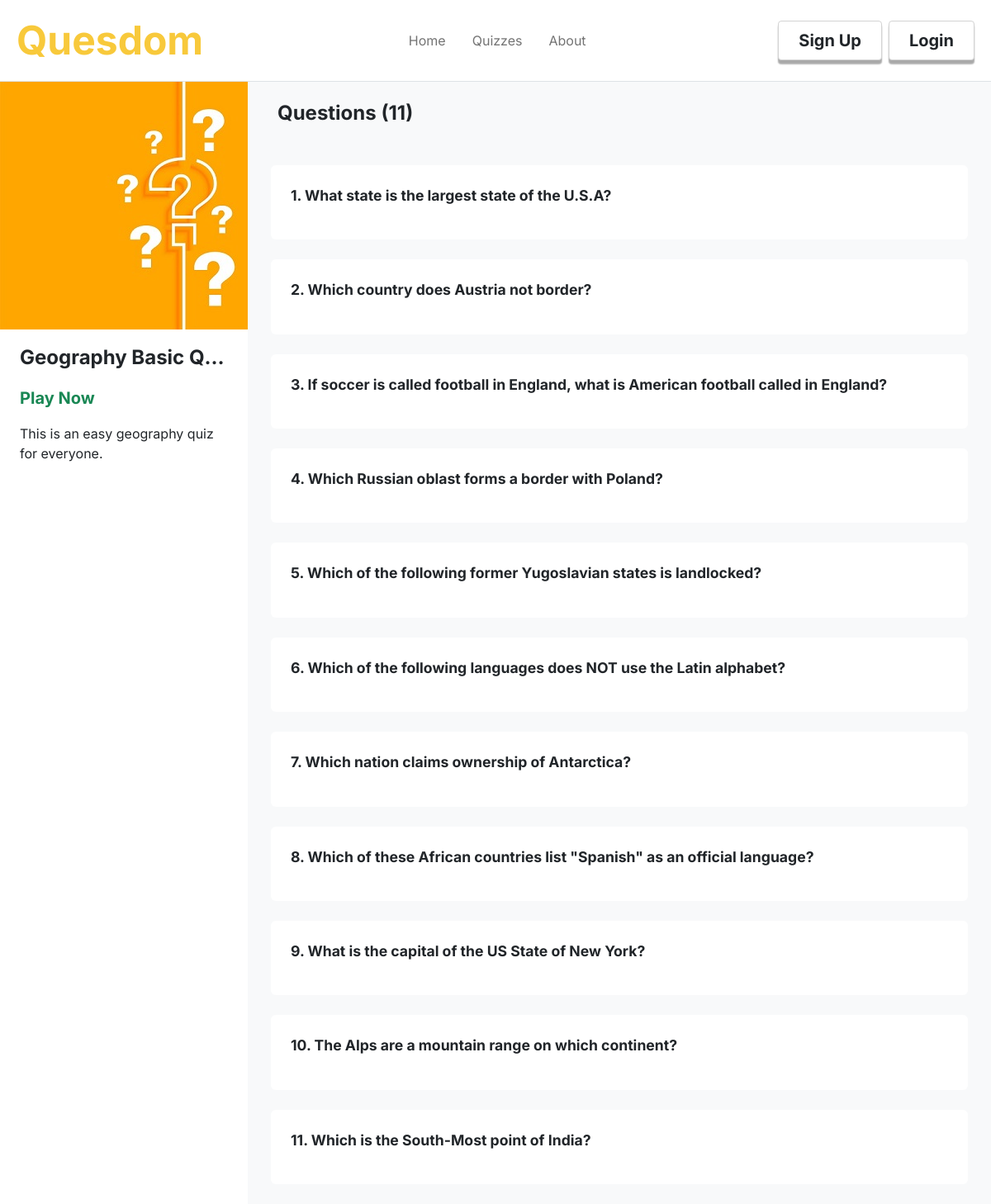
The page /quizdetails?quiz_id=5 on the database its author committed.
### quesdom/models.py (models this page shows, shortened)
class Quizzes(db.Model):
    id = db.Column(db.Integer, primary_key = True)
    quiz_title = db.Column(db.String(30), nullable= False)
    quiz_description = db.Column(db.String(200), nullable=False)
    quiz_category = db.Column(db.String(20), nullable=False)
    quiz_difficulty = db.Column(db.String(10), nullable=False)
    timed = db.Column(db.Boolean, nullable = False)
    date_created = db.Column(db.DateTime, nullable=False, default=datetime.utcnow)
    author = db.Column(db.Integer, db.ForeignKey('users.id'), nullable=False)
    created_by = db.relationship('Users',backref='created_by',lazy=True,overlaps="quizzes,quizzes")
    questions = db.relationship('Questions',backref='contains',cascade="all, delete-orphan",lazy=True)
    class_id = db.Column(db.Integer, db.ForeignKey('classrooms.id'), nullable=True)

class Questions(db.Model):
    id = db.Column(db.Integer, primary_key = True)
    question_statement = db.Column(db.String(200), nullable = False)
    choice_id = db.Column(db.Integer, db.ForeignKey('choices.id'), unique=True, nullable = False)
    quiz_id = db.Column(db.Integer, db.ForeignKey('quizzes.id'), nullable = False)
    duration = db.Column(db.Integer, nullable = False)
    choices = db.relationship('Choices',backref='choices',lazy=True)

### quesdom/routes.py (the view)
@app.route('/quizdetails')
def quizdetails():
    quiz = Quizzes.query.get(request.args.get('quiz_id'))
    questions = Questions.query.filter_by(quiz_id = quiz.id)
    return render_template('quizdetails.html',title='Quiz Details',questions = questions, quiz = quiz)

### quesdom/templates/quizdetails.html (shortened to what this page needs)
{%extends "quiz_details_layout.html"%}
{%block content%}
<div class="content-section m-0 row" style="box-sizing: border-box; width: 100vw; min-height: 100vh;">
    <div class="col-12 col-md-3 p-0">
        <div style="border-radius: 0.3rem; background-color: white;">
            <div class="img-section position-relative style="height: min-content; overflow: hidden;">
                <a href="{{url_for('allquizzes')}}" style="position: absolute; top: 0.3rem; left: 0.3rem;"><i class="bi fs-2 text-light bi-arrow-left-circle-fill"></i></a>
                    <img src="../static/quiz.jpg" class="img-fluid" style="width: 100%;"/>
            </div>
            <div class="text-section py-3 px-2 mx-3">
                <p class="fs-4 fw-bold" style="text-overflow:ellipsis; white-space: nowrap; overflow: hidden;">{{quiz.quiz_title}}</p>
                <div class="w-100 d-flex align-items-center justify-content-between">
                    <a href="{{url_for('playquiz',quiz_id = quiz.id)}}" class="fw-bold fs-5 text-success play-link">Play Now</a>
                </div>
                <div class="d-flex my-3">
                    {{quiz.quiz_description}}
                </div>
            </div>
        </div>
    </div>
    <div class="col-12 col-md-9 bg-light">
        <h4 class="p-4 fw-bold">Questions ({{questions.count()}})</h4>
        {% for question in questions%}
            <div class="details px-3">
                <div class="question bg-white rounded-2 p-4 my-4 position-relative">
                    <p class="fw-bold" style="font-size: 1.1rem;">{{loop.index}}. {{question.question_statement}}</p>
                </div>
            </div>
            {%endfor%}
        </div>
</div>
{%endblock%}

### quesdom/static/styles.css (style rules this page uses)
:root { --main-color: rgb(248,201,59); }
.play-link { text-decoration: none; }

### rows shown on the page
Quizzes: quiz_title "Geography Basic Q…", quiz_description "This is an easy geography quiz for everyone."
Questions: question_statement "What state is the largest state of the U.S.A?"
Questions: question_statement "Which country does Austria not border?"
Questions: question_statement "If soccer is called football in England, what is American football called in England?"
Questions: question_statement "Which Russian oblast forms a border with Poland?"
Questions: question_statement "Which of the following former Yugoslavian states is landlocked?"
Questions: question_statement "Which of the following languages does NOT use the Latin alphabet?"
Questions: question_statement "Which nation claims ownership of Antarctica?"
Questions: question_statement "Which of these African countries list \"Spanish\" as an official language?"
Questions: question_statement "What is the capital of the US State of New York?"
Questions: question_statement "The Alps are a mountain range on which continent?"
Questions: question_statement "Which is the South-Most point of India?"

### other values the page prints
{{ questions.count() }} "11"
